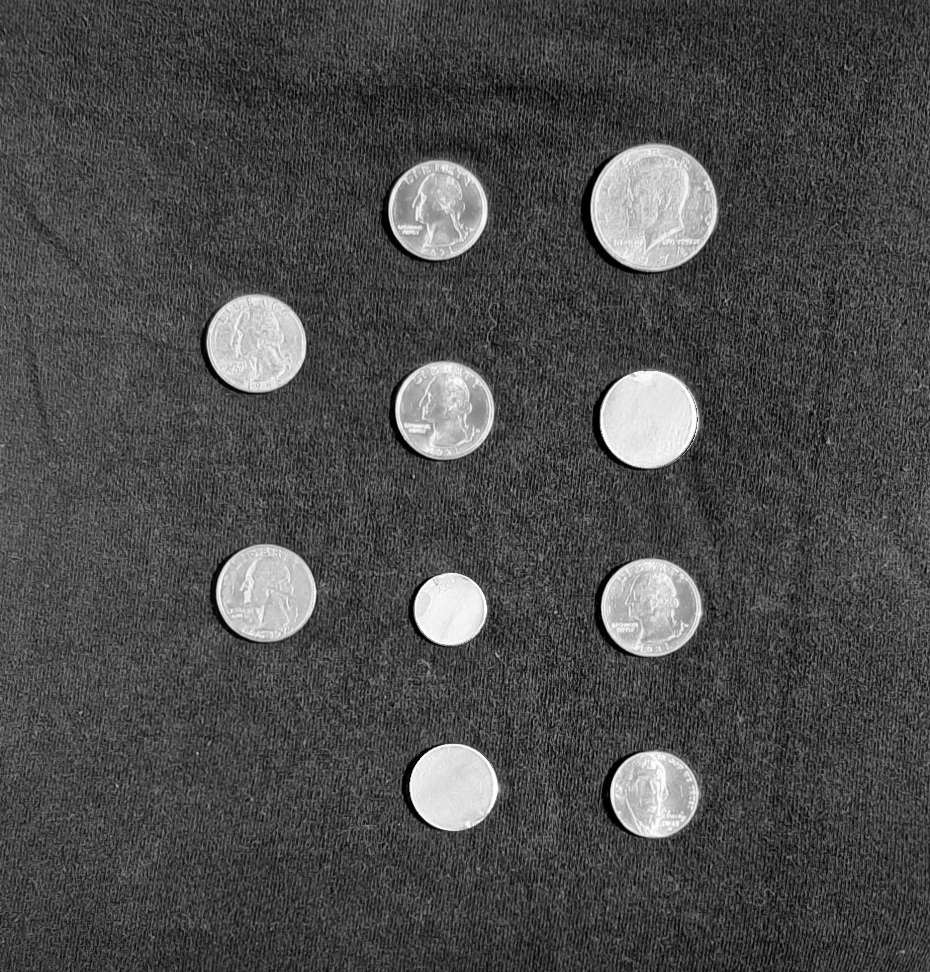
%> input picture Data/testCoinImage1.png, 930 x 972 px
$ octave ValidCoinCountingProject.m   (GNU Octave 9; MATLAB toolbox functions it lacks are replaced by stand-ins)
%> lines starting %> are read from the running program, lines starting %| are printed output that depends on the picture; in (x1, y1, x2, y2) boxes, pixels count from 0 and x2, y2 are one past the last pixel; in counts of white or black regions, pixels touching at a corner belong together; the program's own positions count from 1
### segmentCoins.m
function [BW,maskedImage] = segmentCoins(X)
%segmentImage Segment image using auto-generated code from Image Segmenter app
%  [BW,MASKEDIMAGE] = segmentImage(X) segments image X using auto-generated
%  code from the Image Segmenter app. The final segmentation is returned in
%  BW, and a masked image is returned in MASKEDIMAGE.

% Auto-generated by imageSegmenter app on 17-Apr-2025
%----------------------------------------------------

X = im2gray(X);

% Adjust data to span data range.
X = imadjust(X);

% Threshold image with adaptive threshold
BW = imbinarize(im2gray(X), 'adaptive', 'Sensitivity', 0.500000, 'ForegroundPolarity', 'bright');

% Open mask with default
radius = 4;
decomposition = 0;
se = strel('disk', radius, decomposition);
BW = imopen(BW, se);

% Close mask with default
radius = 10;
decomposition = 0;
se = strel('disk', radius, decomposition);
BW = imclose(BW, se);

% Create masked image.
maskedImage = X;
maskedImage(~BW) = 0;
end

### ValidCoinCountingProject.m
coinImages = {"testCoinImage1.png","testCoinImage2.png","testCoinImage3.png"};
BW = cell(1, numel(coinImages));
maskedImages = cell(1, numel(coinImages));
coinImgEdges = cell(1, numel(maskedImages));
erodedMasks = cell(1, numel(maskedImages));
faceEdgeMask = cell(1, numel(maskedImages));
expandedEdgeMasks = cell(1, numel(maskedImages));
fusedPairs = cell(1, numel(expandedEdgeMasks));
validRegions = cell(1, numel(expandedEdgeMasks));
nDimes = cell(1, numel(expandedEdgeMasks));
nNickels = cell(1, numel(expandedEdgeMasks));
nQuarters = cell(1, numel(expandedEdgeMasks));
nFiftyCents = cell(1, numel(expandedEdgeMasks));
USD = cell(1, numel(expandedEdgeMasks));


for k = 1:numel(coinImages)
    coinImg = imread(coinImages{k});
%> coinImg is the input picture: size 972x930 uint8; min 0, max 255, mean 75.8
    filteredCoinImg = imgaussfilt(coinImg);
    [BW{k}, maskedImages{k}] = segmentCoins(filteredCoinImg);
%> in segmentCoins, `BW = imbinarize(im2gray(X), 'adaptive', 'Sensitivity', 0.500000, 'Fore..`:
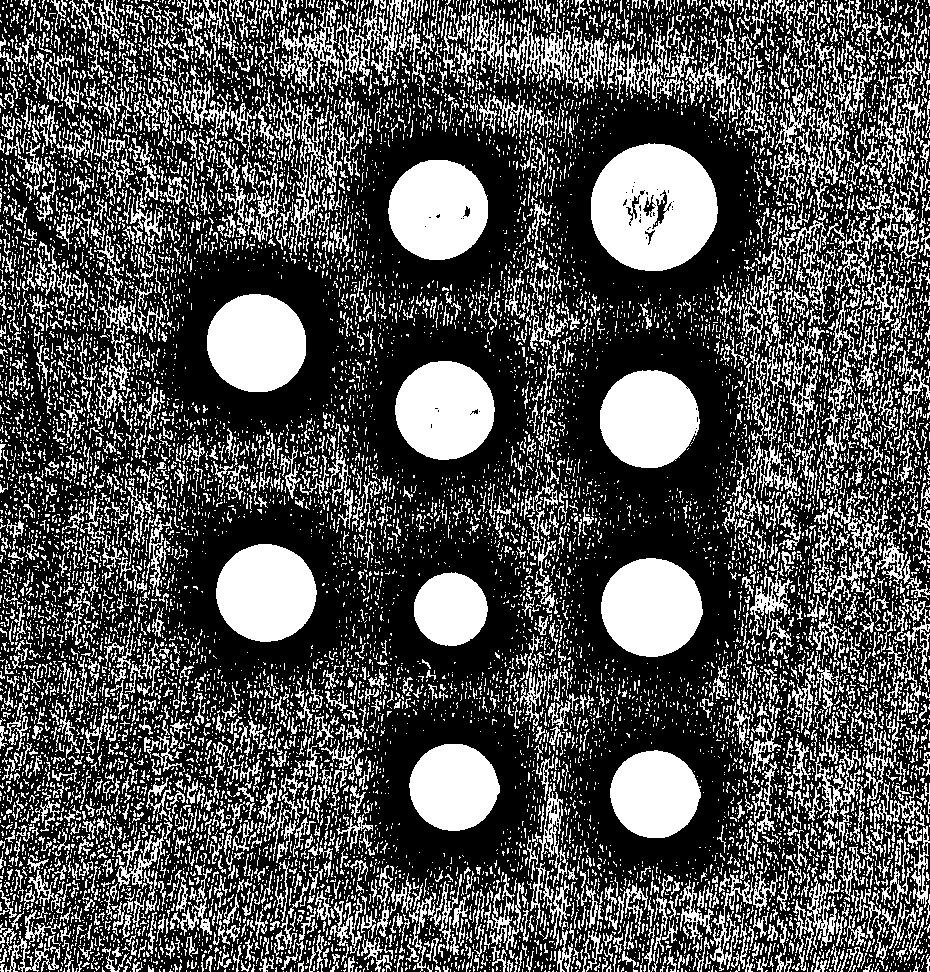
%> BW: size 972x930 logical; 32.2% white; 13585 white regions (11436 under 20 px), largest, box (x1, y1, x2, y2) and area: (591, 143, 718, 271) 12176, (388, 160, 488, 260) 7832, (601, 558, 703, 657) 7817
%> in segmentCoins, `BW = imopen(BW, se);`:
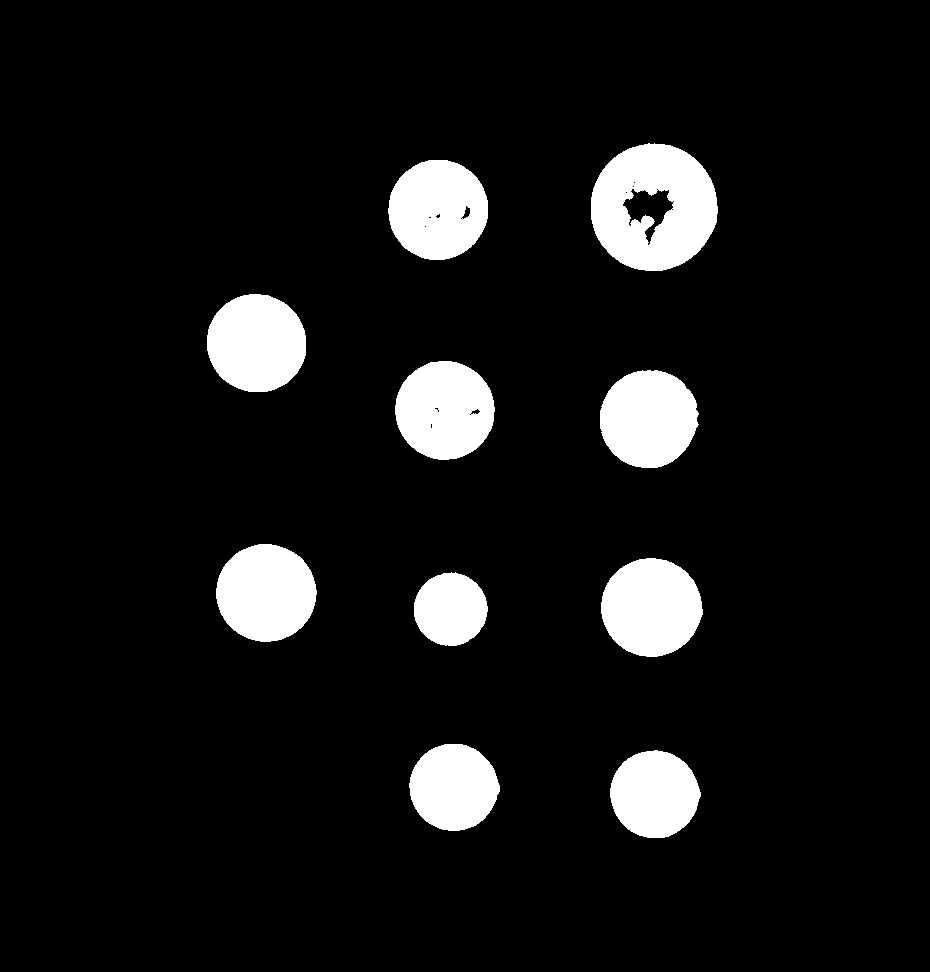
%> BW: size 972x930 logical; 8.2% white; 10 white regions, largest, box (x1, y1, x2, y2) and area: (591, 143, 718, 271) 11491, (388, 160, 488, 260) 7815, (601, 558, 703, 657) 7814
%> in segmentCoins, `BW = imclose(BW, se);`: BW: size 972x930 logical; 8.3% white; 10 white regions, largest, box (x1, y1, x2, y2) and area: (591, 143, 718, 271) 11864, (388, 160, 488, 260) 7881, (601, 558, 703, 657) 7814
%> in segmentCoins, `maskedImage(~BW) = 0;`:
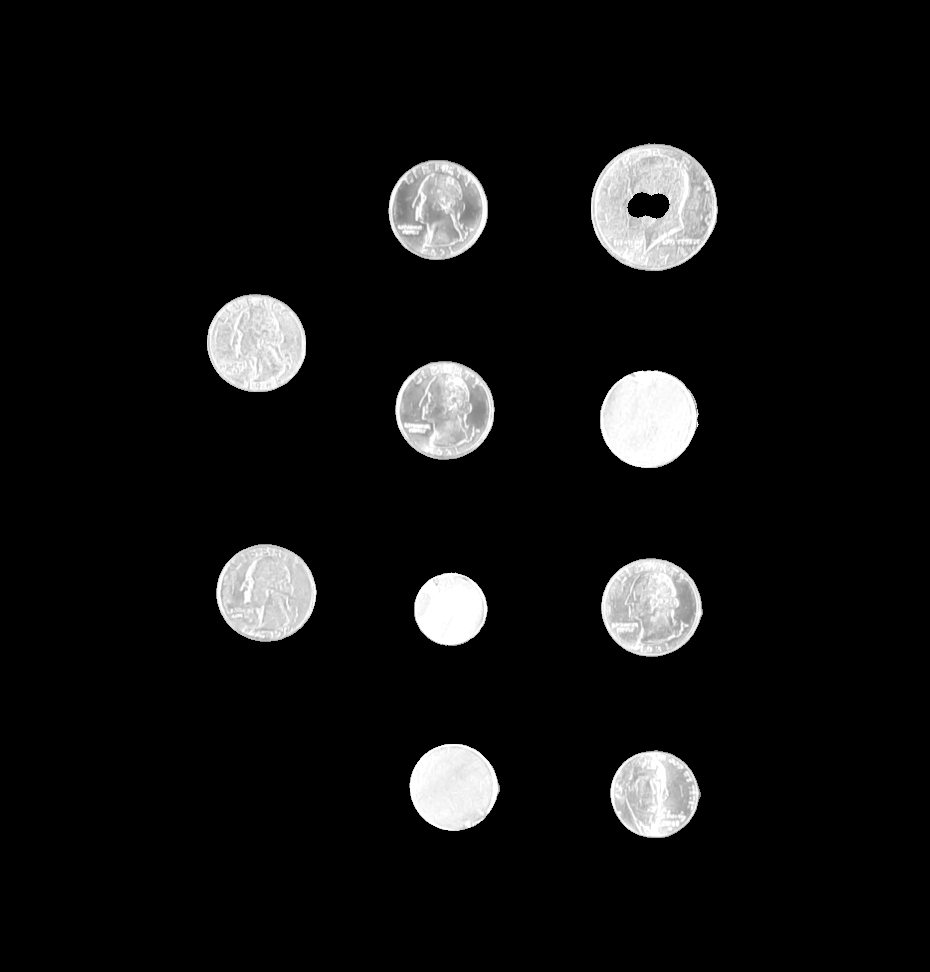
%> maskedImage: size 972x930 uint8; min 0, max 255, mean 18.1
    coinImgEdges{k} = edge(maskedImages{k}, "sobel", "nothinning");
    erodedMasks{k} = imerode(maskedImages{k}, strel('disk', 16));
    faceEdgeMask{k} = coinImgEdges{k} & erodedMasks{k};
    expandedEdgeMasks{k} = imdilate(faceEdgeMask{k}, strel('disk', 28));
    fusedPairs{k} = imfuse(expandedEdgeMasks{k}, BW{k});
    validRegions{k} = expandedEdgeMasks{k} & BW{k};
    nDimes{k} = bwpropfilt(validRegions{k}, 'Area',[4000, 5000]);
    nDimes{k} = length(regionprops(nDimes{k}));
    nNickels{k} = bwpropfilt(validRegions{k}, 'Area',[5000, 7000]);
    nNickels{k} = length(regionprops(nNickels{k}));
    nQuarters{k} = bwpropfilt(validRegions{k}, 'Area',[7000, 9000]);
    nQuarters{k} = length(regionprops(nQuarters{k}));
    nFiftyCents{k} = bwpropfilt(validRegions{k}, 'Area',[10000, 13000]);
    nFiftyCents{k} = length(regionprops(nFiftyCents{k}));
    USD{k} = nDimes{k}*0.10 + nNickels{k}*0.05 + nQuarters{k}*0.25 + nFiftyCents{k}*0.50;
end
%> pass 2 of the loop `for k = 1:numel(coinImages)`:
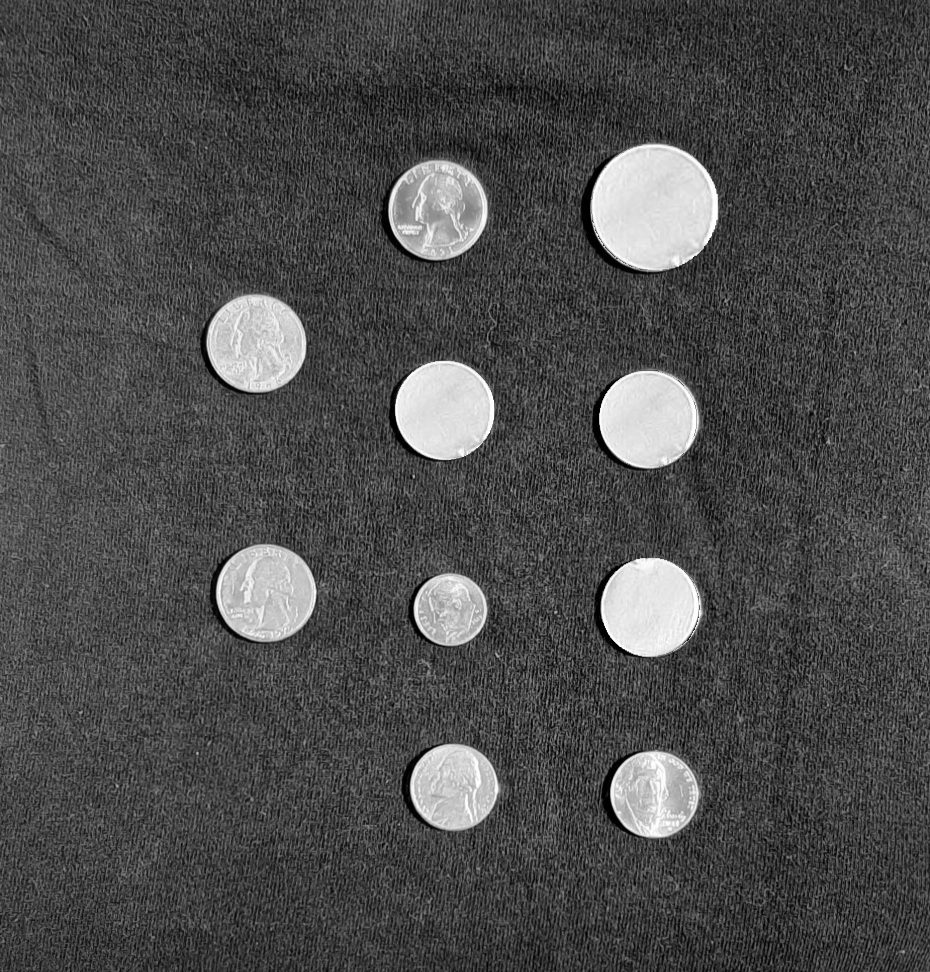
%> input picture Data/testCoinImage2.png, 930 x 972 px
%> coinImg is the input picture: size 972x930 uint8; min 0, max 255, mean 76.3
%> in segmentCoins (call 2), `BW = imbinarize(im2gray(X), 'adaptive', 'Sensitivity', 0.500000, 'Fore..`:
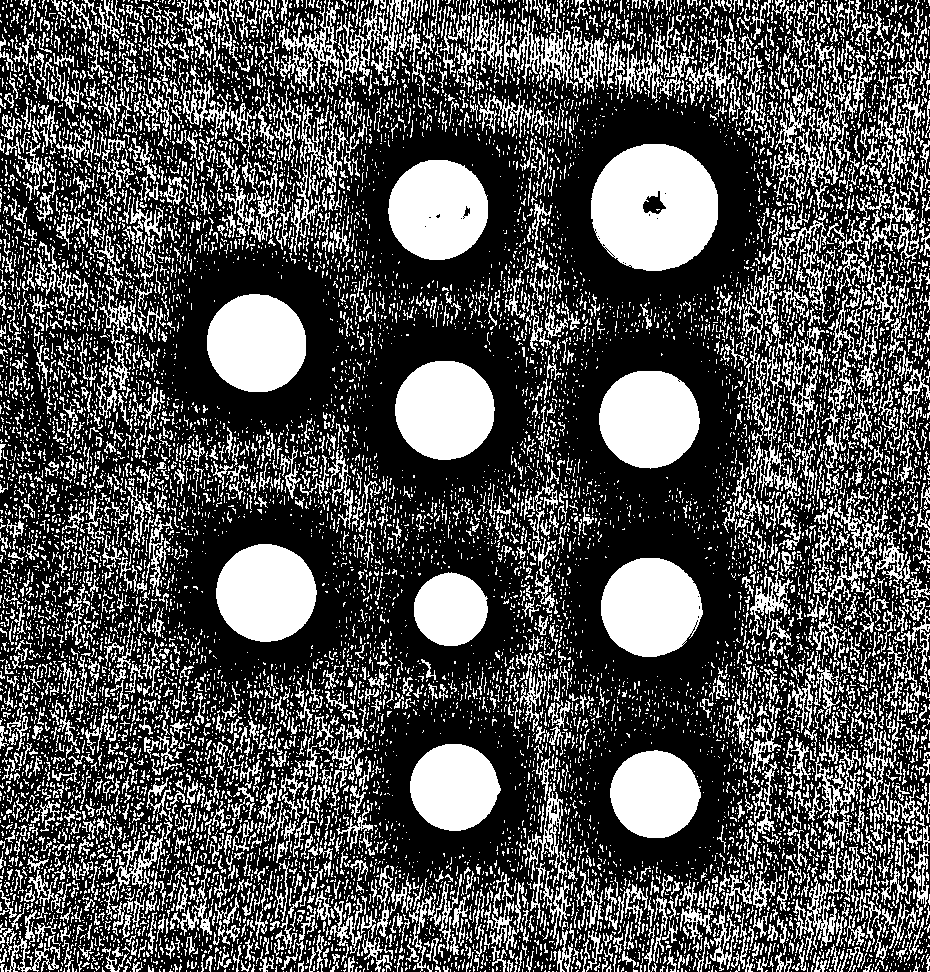
%> BW: size 972x930 logical; 32.1% white; 13529 white regions (11393 under 20 px), largest, box (x1, y1, x2, y2) and area: (591, 144, 718, 271) 12509, (388, 160, 488, 260) 7835, (601, 558, 703, 657) 7808
%> in segmentCoins (call 2), `maskedImage(~BW) = 0;`:
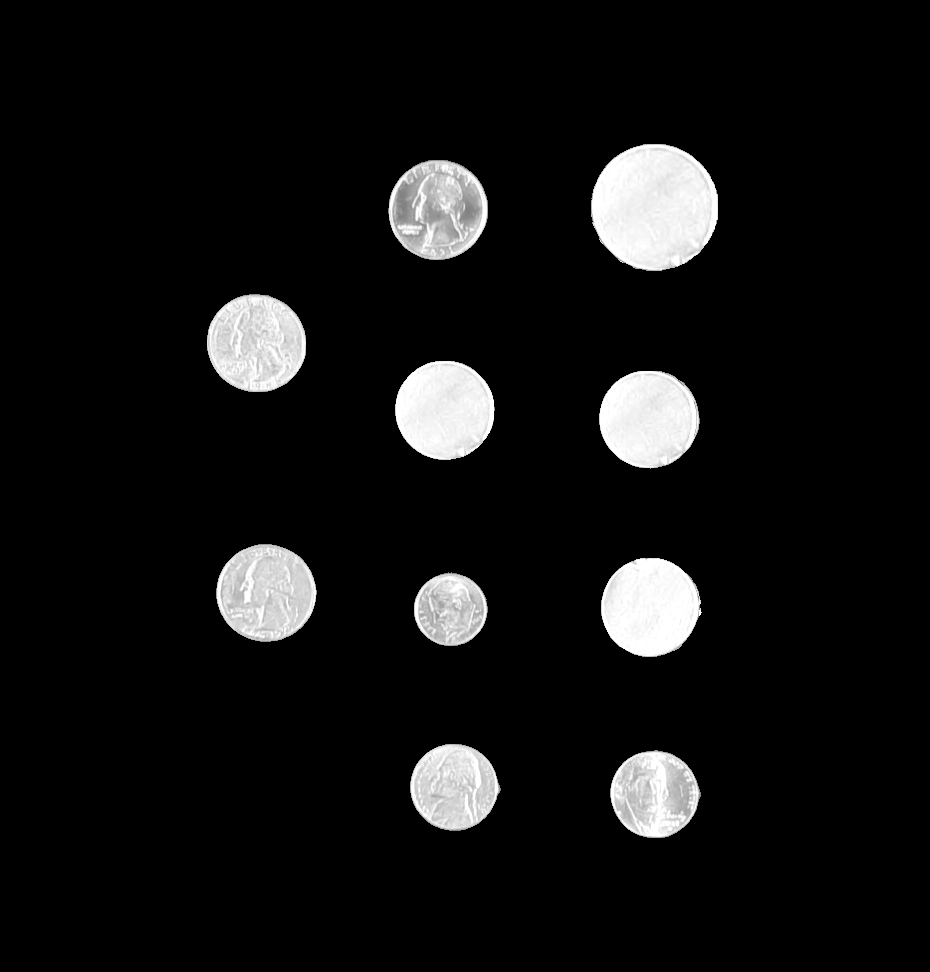
%> maskedImage: size 972x930 uint8; min 0, max 255, mean 19.1
%> pass 3 of the loop `for k = 1:numel(coinImages)`:
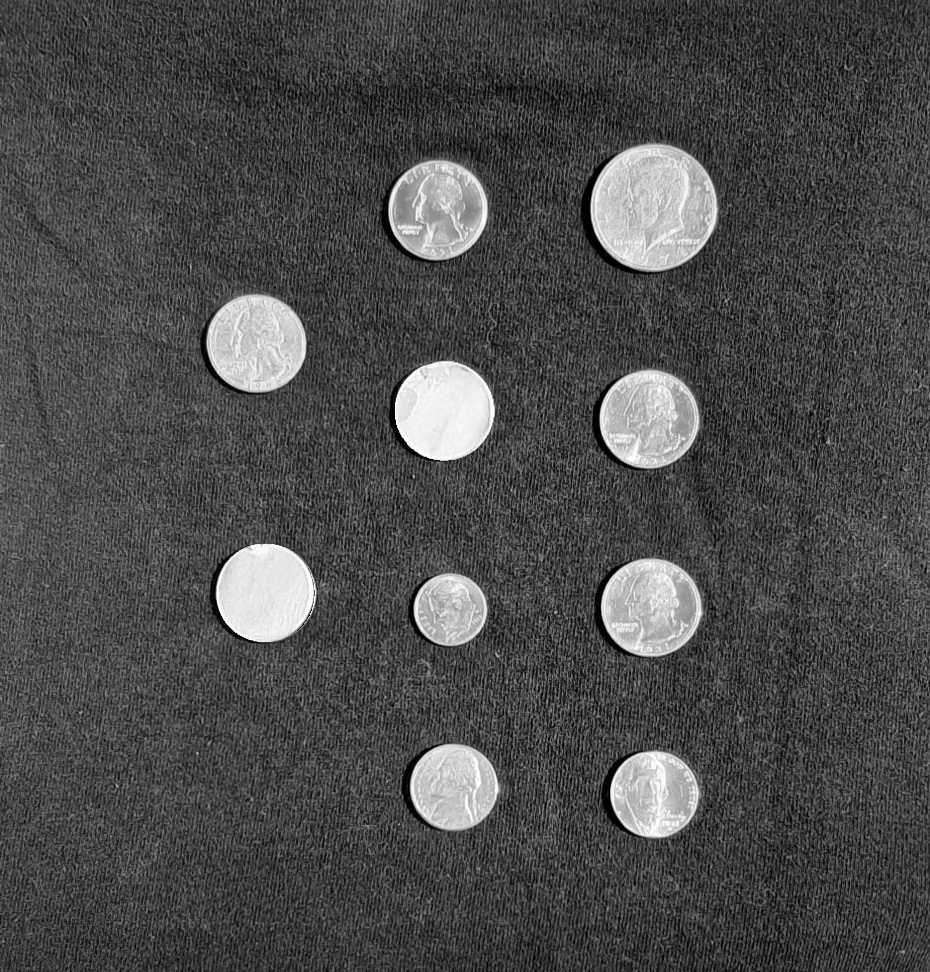
%> input picture Data/testCoinImage3.png, 930 x 972 px
%> coinImg is the input picture: size 972x930 uint8; min 0, max 255, mean 75.9
%> in segmentCoins (call 3), `BW = imbinarize(im2gray(X), 'adaptive', 'Sensitivity', 0.500000, 'Fore..`:
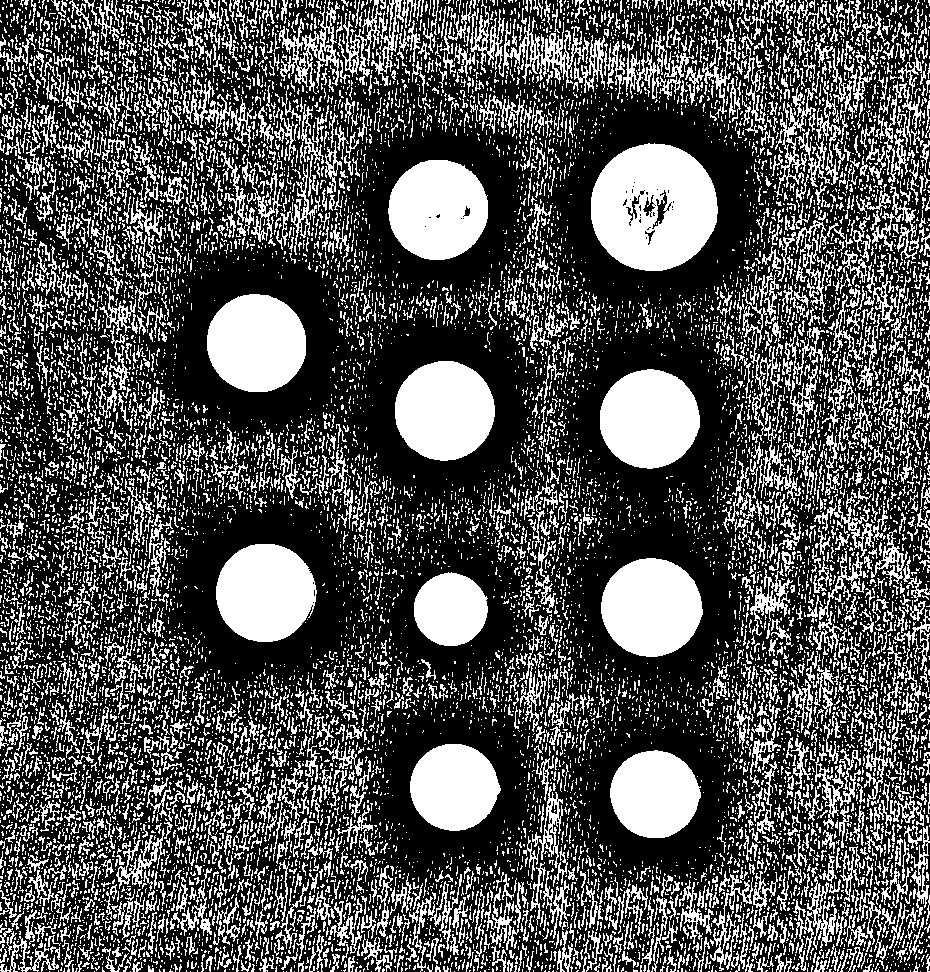
%> BW: size 972x930 logical; 32.2% white; 13586 white regions (11452 under 20 px), largest, box (x1, y1, x2, y2) and area: (591, 143, 718, 271) 12174, (388, 160, 488, 260) 7834, (395, 361, 495, 461) 7833
%> in segmentCoins (call 3), `maskedImage(~BW) = 0;`:
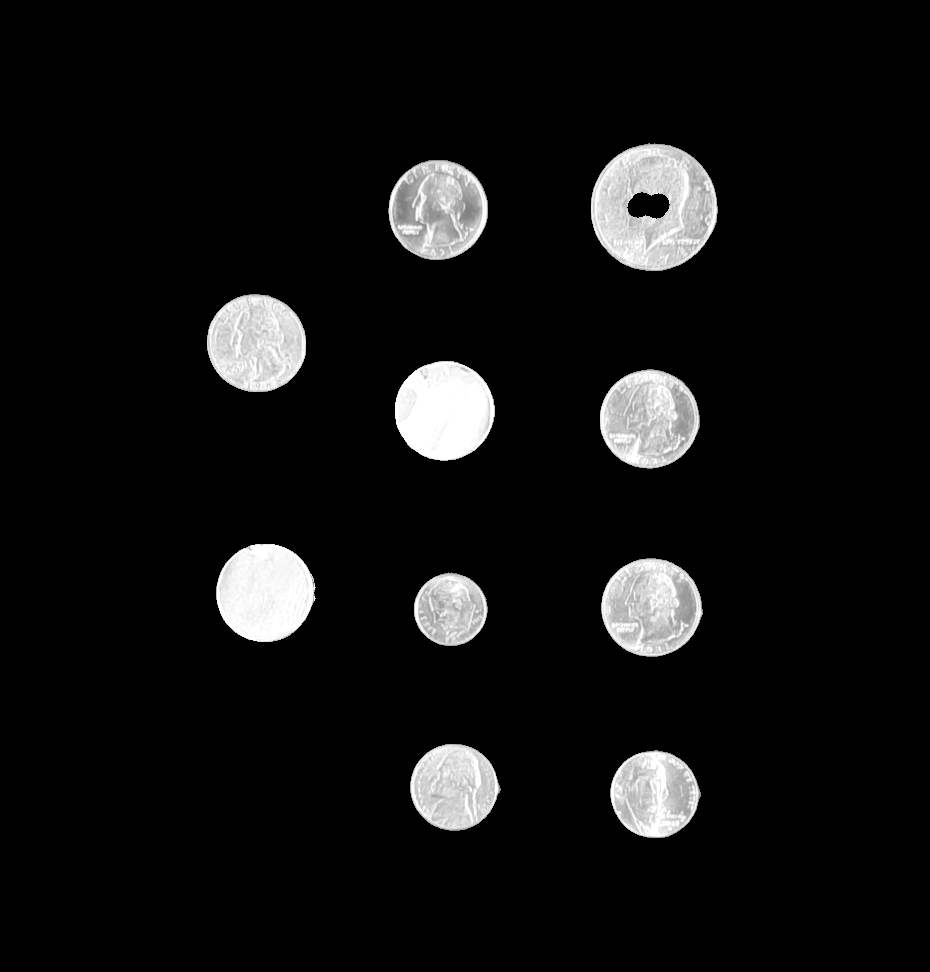
%> maskedImage: size 972x930 uint8; min 0, max 255, mean 18.1; mean of the top-left, top-right, bottom-left and bottom-right quarters 19.6, 21.7, 15, 16

allsteps = cat(4, BW, maskedImages, coinImgEdges, erodedMasks, faceEdgeMask, expandedEdgeMasks, fusedPairs, validRegions);
%> allsteps = 24 items
montage(allsteps, "Size", [8 3]);
%> (this line was passed over: montage is not available in this run)
title('Image Processing, Filtering, & Region Analysis: 3 Test Coin Images')
numCoinsInImgs = table(nDimes, nNickels, nQuarters, nFiftyCents, USD);
save('NumberOfCoinsInImgs.mat',"numCoinsInImgs");
